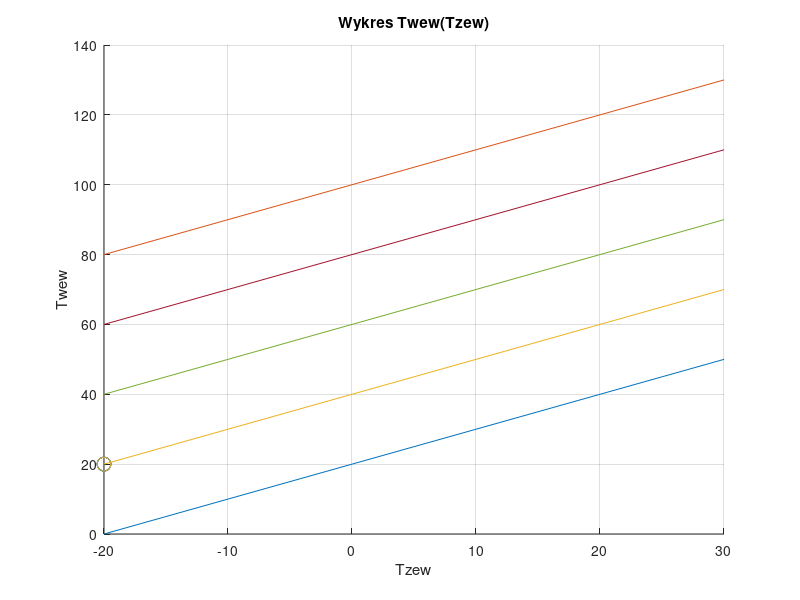
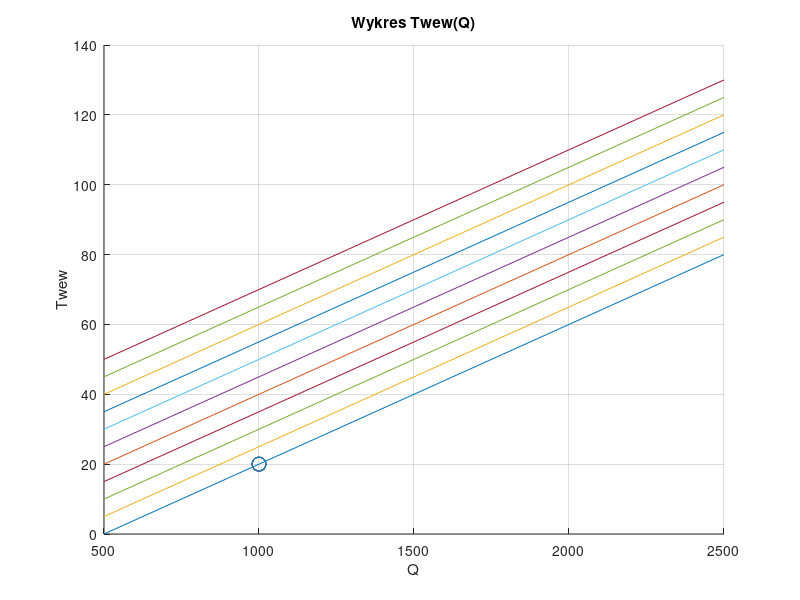

Write the MATLAB code that produced these figures, in order.
% Michal Dos; nr indeksu : 263498
% Poniedzialek 13.15 TP
% Lab 1

clear; clc; close all;


% Dane o wartosciach nominalnych

QgN= 1000;      % nominalna wartosc mocy grzejnika
TwewN = 20;     % nominalna temperatura wewnatrz
TzewN = -20;    % nominalna temperatura na zewnatrz
TpN = 10;       % nominalna temperatura poddasza
a = 0.4;        % wspolczynnik do wyliczania Kcw
b = 0.6;        % wspolczynnik do wyliczania Kcwp

%Wartosci wspolcznikow wyliczane ze wzorow:

Kcp = (b*QgN)/((TpN-TzewN));
Kcw = (a*QgN)/(TwewN-TzewN);
Kcwp = (b*QgN)/(TwewN-TpN);

Qg = 500:500:2500;
Tzew = -20:5:30;

%Temperatury wyliczane ze wzorów:


%% ogolny uklad rownan
% 0 = Qg - Kcw(Twew - Tzew) - Kcwp(Twew - Tp)
% 0 = Kcwp(Twew - Tp) - Kcp(Tp - Tzew)

%% wzor 
% Kcwp(Twew - Tp) = Kcp(Tp - Tzew)
% Qg = Kcw(Twew - Tzew) - Kcp(Tp - Tzew)
% Qg + Kcp(Tp - Tzew) = Kcw(Twew - Tzew)
% (Qg + Kcp(Tp - Tzew))/Kcw + Tzew = Twew

%% wzor na Tp
% Qg + Kcw(Twew - Tzew) = Kcp(Tp - Tzew)
% (Qg + Kcw(Twew - Tzew))/Kcp + Tzew = Tp

% 
%Twew = ((QgN *(Kcwp+Kcp))/((Kcw*Kcwp) + (Kcw * Kcp) + (Kcwp*Kcp)))+ Tzew ;
%Tp = ( (QgN * Kcwp) /( (Kcw*Kcwp) + (Kcw*Kcp) + (Kcwp*Kcp))) + Tzew ;

figure(1)
hold on; grid on
for i=1:length(Qg)
    Twew = ( (Qg(i)*(Kcwp+Kcp)) / ((Kcw*Kcwp)+(Kcw*Kcp)+(Kcwp*Kcp)) ) + Tzew;
    plot(Tzew,Twew);
    display(Twew);
    display(Tzew(i));
    title('Wykres Twew(Tzew)');
    xlabel('Tzew');
    ylabel('Twew');
    plot(-20,20,'o','MarkerSize',10);
end

 figure(2)
 hold on; grid on
 for i=1:length(Tzew)
    Twew =( (Qg *(Kcwp+Kcp)) / ( (Kcw*Kcwp) + (Kcw * Kcp) + (Kcwp*Kcp) ))+ Tzew(i);    
    display(Twew);
    plot(Qg,Twew);
    title('Wykres Twew(Q)');
    xlabel('Q');
    ylabel('Twew');
    plot(1000,20,'o','MarkerSize',10);
end


% for i=1:length(Tzew)
%     display(Tzew(i))
% end
% 


